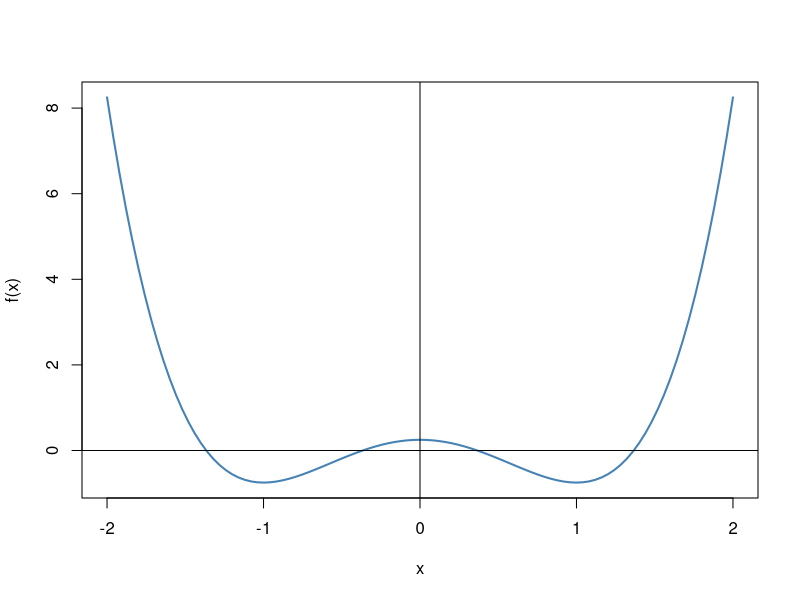

Reproduce this figure in R.
#' Quadratic Interpolation Method.
#'
#' \code{quadraticinterpolation} is a one-dimensional minimization method that finds the minimizing
#' step length \code{alpha} through the approximation by a quadratic function. If the \code{alpha}
#' is not sot sufficiently to the minimum a refit of the function is used.
#'
#' @section Reduction of points, interval:
#' To reduce the interval between the three points, first evaluate the value of the function
#' in alpha and in the poinst: lower (\code{l}), upper (\code{u}) and middle (\code{m}).
#' After this evaluation, it is analyzed (through comparisons) at which two points the
#' alpha is between and are chosen the next values for the refite
#'
#' @param phi.f A univariate function.
#' @param l,u Numbers, initial interval (or points).
#' @param eps A number, used in the stop condition.
#' @return Returns the step length \code{alpha}.
#'
#' @section About the parameter phif:
#' \code{phif} should be a univariate function that returns the value of the function
#' at a given point.
#'
#' @seealso The documentation of the function \code{univariate_f} in this package.
#'
#' @examples
#' #phi <- function(alpha) {...}
#' #quadraticinterpolation(phi, l = 0, u = 10, eps = 1e-4)
#' #quadraticinterpolation(phi, 3, 7, 1e-5)
#' @references
#' \enumerate{
#' \item Rao, Singiresu S.; \emph{Engineering Optimization Theory and and Practice}, 4th ed., pages 273:279.
#'
#' }
#' @export


quadraticinterpolation <- function(phi.f, l = 0, u = 1, eps = 1e-6)
{
  #polynomials evaluated at 3 points(l, m, u) for interpolation: phi_fl, phi_fm, phi_fu
  if(l == u)
  {
    l <- 0
  }
  m <- (l + u)/2
  phi.fl <- phi.f(l)
  phi.fm <- phi.f(m)
  phi.fu <- phi.f(u)
  
  
  #a, b and c are coefficients of the polynomial (hx)
  y <- ((l - m)*(m - u)*(u - l))
  a <- (phi.fl*m*u*(u - m) + phi.fm*u*l*(l - u) + phi.fu*l*m*(m - l))/y
  b <- (phi.fl*(m^2 - u^2) + phi.fm*(u^2 - l^2) + phi.fu*(l^2 - m^2))/y
  c <- -(phi.fl*(m - u) + phi.fm*(u - l) + phi.fu*(l - m))/y
  
  alpha <- -b/(2*c)
  falpha <- phi.f(alpha)
  
  ncf <- 4
  
  hx <- function(x)  c*x^2 + b*x + a #environment global
  
  while((abs((hx(alpha) - falpha)) > eps))
  {
    #choice of l, m and C new values
    if(alpha <= m)
    {
      if(phi.fm >= falpha){
        u <- m; phi.fu <- phi.fm
        m <- alpha; phi.fm <- falpha
      }else{
        l <- alpha; phi.fl <- falpha
      }
    }else{
      if(phi.fm >= falpha){
        l <- m; phi.fl <- phi.fm
        m <- alpha; phi.fm <- falpha
      }else{
        u <- alpha; phi.fu <- falpha
      }
      
    }
    
    
    #refitting the function
    y <- ((l - m)*(m - u)*(u - l))
    a <- (phi.fl*m*u*(u - m) + phi.fm*u*l*(l - u) + phi.fu*l*m*(m - l))/y
    b <- (phi.fl*(m^2 - u^2) + phi.fm*(u^2 - l^2) + phi.fu*(l^2 - m^2))/y
    c <- -(phi.fl*(m - u) + phi.fm*(u - l) + phi.fu*(l - m))/y
    
    #quadratic interpolation
    
    alpha <- -b/(2*c)
    falpha <- phi.f(alpha)
    ncf <- ncf + 1
    
  }
  message("Method: Quadratic Interpolation. Number of calls of the objective function: ", ncf)
  return(alpha)
}

f <- function(x) {
  x^4 -2*x^2 + 1/4
}
quadraticinterpolation(f)
quadraticinterpolation(f, l = -1.5, u=7, eps=1e-5)

curve(f,xlim=c(-2,2), col='steelblue',lwd=2)
abline(h=0)
abline(v=0)